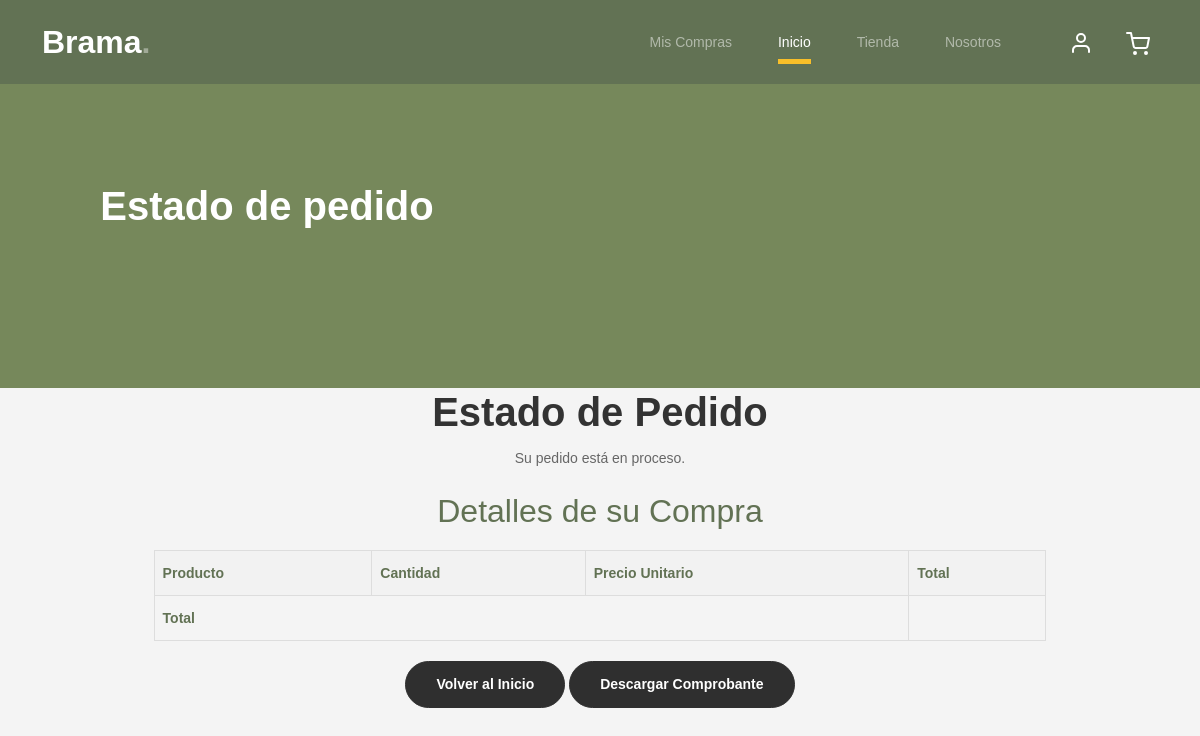
/estado/, run on an earlier commit of the app's database.
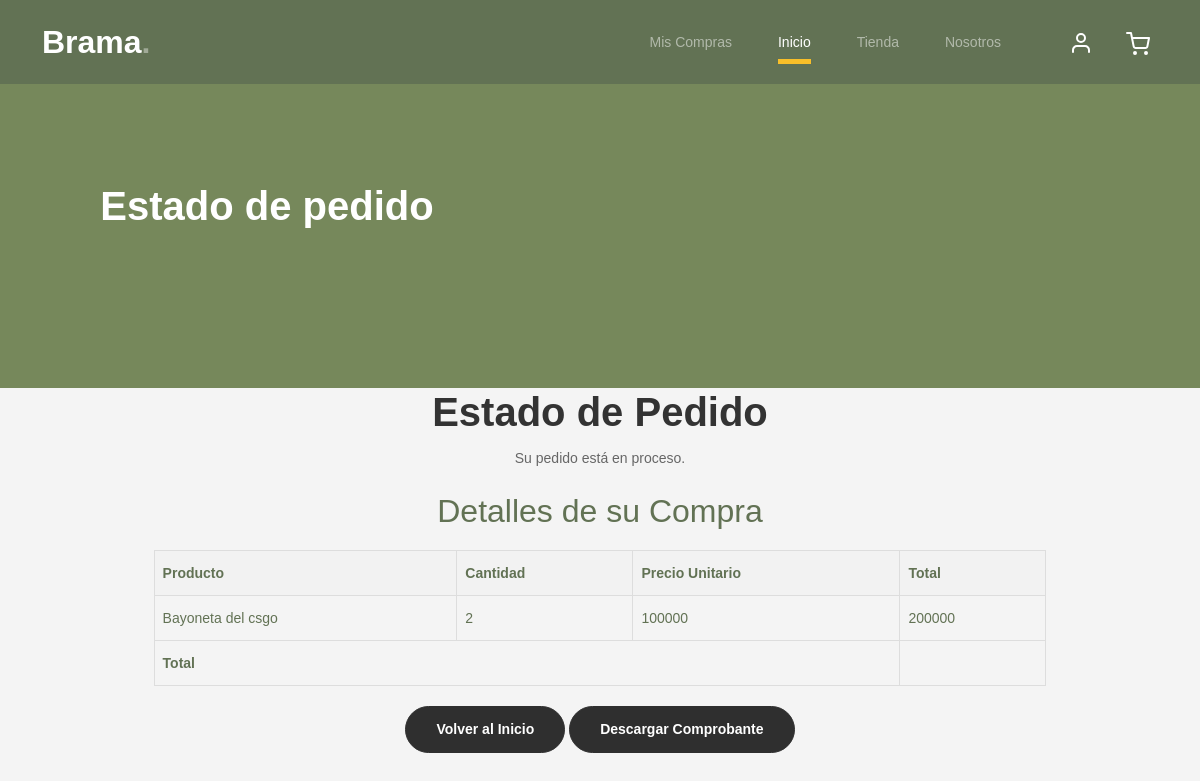
And on a later commit of the database.
### aplicacion/models.py (models this page shows, shortened)
class Carrito(models.Model):
    usuario = models.ForeignKey(Usuario, on_delete=models.CASCADE, related_name='items')
    envio = models.ForeignKey(Envio, on_delete=models.CASCADE, related_name='items')
    producto = models.ForeignKey(Producto, on_delete=models.CASCADE)
    cantidad = models.IntegerField(validators=[MinValueValidator(1)])
    def get_total_price(self):
        return self.producto.precio * self.cantidad

class Producto(models.Model):
    cod_producto = models.AutoField(primary_key=True)
    nombre = models.CharField(max_length=50)
    tipo_producto = models.CharField(max_length=10, choices=TIPO_PRODUCTO, default='OTRO PRODUCTO')
    tipo_municion = models.CharField(max_length=100, choices=TIPO_MUNICION, default='OTRO')
    precio = models.IntegerField(validators=[MinValueValidator(1000), MaxValueValidator(999999999)])
    stock = models.IntegerField(default=0)
    imagen = models.ImageField(upload_to='productos', null=True)

### aplicacion/views.py (the view)
# urls.py: path('estado/', estado, name='estado'),
def estado (request):
    estados=Carrito.objects.all()
    envios = Envio.objects.all()
    datos={
        "estados":estados,
        "envios":envios
    }
    return render(request, "aplicacion/estado.html",datos)

### aplicacion/templates/aplicacion/estado.html (shortened to what this page needs)
{% load static %}
<!DOCTYPE html>
<html lang="es">
<head>
    <link rel="stylesheet" href="{% static 'aplicacion/css/bootstrap.min.css' %}">
    <link href="https://cdnjs.cloudflare.com/ajax/libs/font-awesome/6.0.0-beta3/css/all.min.css" rel="stylesheet">
    <link rel="stylesheet" href="{% static 'aplicacion/css/tiny-slider.css' %}">
    <link rel="stylesheet" href="{% static 'aplicacion/css/style.css' %}">
    <link rel="stylesheet" href="{% static 'aplicacion/css/styleestadopedido.css' %}">
</head>
<body>
    <nav class="custom-navbar navbar navbar-expand-md navbar-dark bg-dark" arial-label="Furni navigation bar">
        <div class="container">
            <a class="navbar-brand" href="{% url 'index' %}">Brama<span>.</span></a>
            <div class="collapse navbar-collapse" id="navbarsFurni">
                <ul class="custom-navbar-nav navbar-nav ms-auto mb-2 mb-md-0">
                    <li><a class="nav-link" href="{% url 'miscompras' %}">Mis Compras</a></li>
                    <li class="nav-item active"><a class="nav-link" href="{% url 'index' %}">Inicio</a></li>
                    <li><a class="nav-link" href="{% url 'shop' %}">Tienda</a></li>
                    <li><a class="nav-link" href="{% url 'about' %}">Nosotros</a></li>
                </ul>
                <ul class="custom-navbar-cta navbar-nav mb-2 mb-md-0 ms-5">
                    <li><a class="nav-link" href="{% url 'sesion' %}"><img src="{% static 'aplicacion/img/user.svg' %}"></a></li>
                    <li><a class="nav-link" href="{% url 'cart' %}"><img src="{% static 'aplicacion/img/cart.svg' %}"></a></li>
                </ul>
            </div>
        </div>
    </nav>
    <div class="hero">
        <div class="container">
            <div class="row justify-content-between">
                <div class="col-lg-5">
                    <div class="intro-excerpt">
                        <h1>Estado de pedido</h1>
                    </div>
                </div>
                <div class="col-lg-7"></div>
            </div>
        </div>
    </div>
    <div class="container">
        <h1>Estado de Pedido</h1>
        {% if envio.estado != 'Completado' %}
        <p>Su pedido está en proceso.</p>
        {% else %}
        <p>Su pedido ha sido {{ envio.estado }}.</p>
        <p class="success">¡Pedido Completado!</p>
        {% endif %}
        <div class="details">
            <h2>Detalles de su Compra</h2>
            <table>
                <tr>
                    <th>Producto</th>
                    <th>Cantidad</th>
                    <th>Precio Unitario</th>
                    <th>Total</th>
                </tr>
                {% for e in estados %}
                <tr>
                    <td>{{ e.producto.nombre }}</td>
                    <td>{{ e.cantidad }}</td>
                    <td>{{ e.producto.precio }}</td>
                    <td>{{ e.get_total_price }}</td>
                </tr>
                {% endfor %}
                <tr>
                    <td colspan="3"><strong>Total</strong></td>
                    <td>{{ envio.get_total }}</td>
                </tr>
            </table>
        </div>
        <p>
            <a href="{% url 'index' %}" class="btn btn-sm btn-outline-black">Volver al Inicio</a>
            <a href="{% url 'index' %}" class="btn btn-sm btn-outline-black">Descargar Comprobante</a>
        </p>
    </div>
</body>
</html>

### aplicacion/static/aplicacion/css/style.css (style rules this page uses)
body { overflow-x: hidden; position: relative; }
body { font-family: "Inter", sans-serif; font-weight: 400; line-height: 28px; color: #6a6a6a; font-size: 14px; background-color: #eff2f1; }
a { text-decoration: none; -webkit-transition: .3s all ease; -o-transition: .3s all ease; transition: .3s all ease; color: #2f2f2f; text-decoration: underline; }
.custom-navbar { background: #627254 !important; padding-top: 20px; padding-bottom: 20px; }
.custom-navbar .navbar-brand { font-size: 32px; font-weight: 600; }
.custom-navbar .navbar-brand > span { opacity: .4; }
@media (min-width: 992px) { .custom-navbar .custom-navbar-nav li { margin-left: 15px; margin-right: 15px; } }
.custom-navbar .custom-navbar-nav li a { font-weight: 500; color: #ffffff !important; opacity: .5; -webkit-transition: .3s all ease; -o-transition: .3s all ease; transition: .3s all ease; position: relative; }
@media (min-width: 768px) { .custom-navbar .custom-navbar-nav li a:before { content: ""; position: absolute; bottom: 0; left: 8px; right: 8px; background: #f9bf29; height: 5px; opacity: 1; visibility: visible; width: 0; -webkit-transition: .15s all ease-out; -o-transition: .15s all ease-out; transition: .15s all ease-out; } }
.custom-navbar .custom-navbar-nav li.active a { opacity: 1; }
.custom-navbar .custom-navbar-nav li.active a:before { width: calc(100% - 16px); }
.custom-navbar .custom-navbar-cta { margin-left: 0 !important; -webkit-box-orient: horizontal; -webkit-box-direction: normal; -ms-flex-direction: row; flex-direction: row; }
@media (min-width: 768px) { .custom-navbar .custom-navbar-cta { margin-left: 40px !important; } }
.custom-navbar .custom-navbar-cta li { margin-left: 0px; margin-right: 0px; }
.custom-navbar .custom-navbar-cta li:first-child { margin-right: 20px; }
.hero { background: #76885B; padding: calc(4rem - 30px) 0 0rem 0; }
@media (min-width: 768px) { .hero { padding: calc(4rem - 30px) 0 4rem 0; } }
@media (min-width: 992px) { .hero { padding: calc(8rem - 30px) 0 8rem 0; } }
.hero .intro-excerpt { position: relative; z-index: 4; }
@media (min-width: 992px) { .hero .intro-excerpt { max-width: 450px; } }
.hero h1 { font-weight: 700; color: #ffffff; margin-bottom: 30px; }
.btn { font-weight: 600; padding: 12px 30px; border-radius: 30px; color: #ffffff; background: #2f2f2f; border-color: #2f2f2f; }
:root { --dark-green: #627254; --light-green: #76885B; --gray: #DDDDDD; --light-gray: #EEEEEE; }
body { background-color: var(--light-gray); color: var(--dark-green); }
h1 { color: var(--light-green); }
body { font-family: 'Roboto', sans-serif; background-color: #EEEEEE; }
h1 { color: #627254; font-weight: 700; }

### aplicacion/static/aplicacion/css/styleestadopedido.css (style rules this page uses)
body { font-family: Arial, sans-serif; text-align: center; background-color: #f4f4f4; }
h1 { color: #333; }
p { color: #666; }
.details { margin-top: 20px; }
table { width: 80%; margin: 20px auto; border-collapse: collapse; }
th, td { border: 1px solid #dddddd; padding: 8px; text-align: left; }
th { background-color: #f2f2f2; }

What changed in the data, as far as the page shows it:
added Carrito: producto.nombre "Bayoneta del csgo", cantidad "2", producto.precio "100000", get_total_price "200000"
